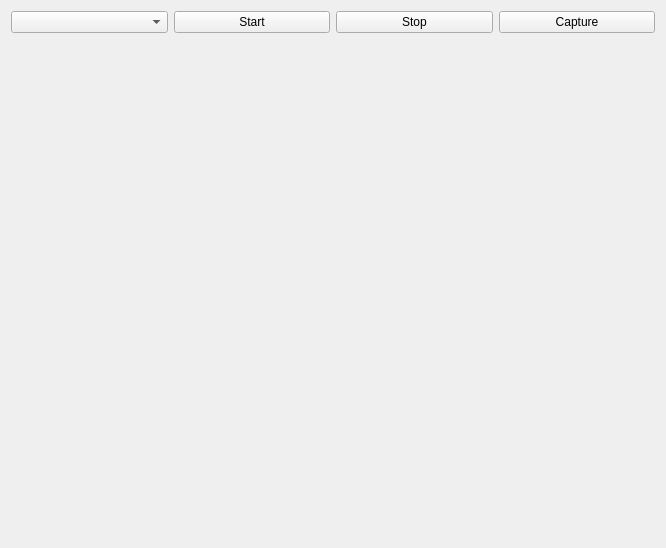
<?xml version="1.0" encoding="UTF-8"?>
<ui version="4.0">
 <class>Widget</class>
 <widget class="QWidget" name="Widget">
  <property name="geometry">
   <rect>
    <x>0</x>
    <y>0</y>
    <width>666</width>
    <height>548</height>
   </rect>
  </property>
  <property name="windowTitle">
   <string>Widget</string>
  </property>
  <layout class="QHBoxLayout" name="horizontalLayout_3">
   <item>
    <layout class="QVBoxLayout" name="verticalLayout_2">
     <item>
      <layout class="QHBoxLayout" name="menuLayout">
       <item>
        <widget class="QComboBox" name="comboBox"/>
       </item>
       <item>
        <widget class="QPushButton" name="startButton">
         <property name="text">
          <string>Start</string>
         </property>
        </widget>
       </item>
       <item>
        <widget class="QPushButton" name="stopButton">
         <property name="text">
          <string>Stop</string>
         </property>
        </widget>
       </item>
       <item>
        <widget class="QPushButton" name="captureButton">
         <property name="text">
          <string>Capture</string>
         </property>
        </widget>
       </item>
      </layout>
     </item>
     <item>
      <widget class="QFrame" name="screenFrame">
       <property name="minimumSize">
        <size>
         <width>640</width>
         <height>480</height>
        </size>
       </property>
       <property name="maximumSize">
        <size>
         <width>16777215</width>
         <height>16777215</height>
        </size>
       </property>
       <layout class="QVBoxLayout" name="verticalLayout">
        <item>
         <layout class="QVBoxLayout" name="screenLayout"/>
        </item>
       </layout>
      </widget>
     </item>
    </layout>
   </item>
  </layout>
 </widget>
 <layoutdefault spacing="6" margin="11"/>
 <resources/>
 <connections/>
</ui>
